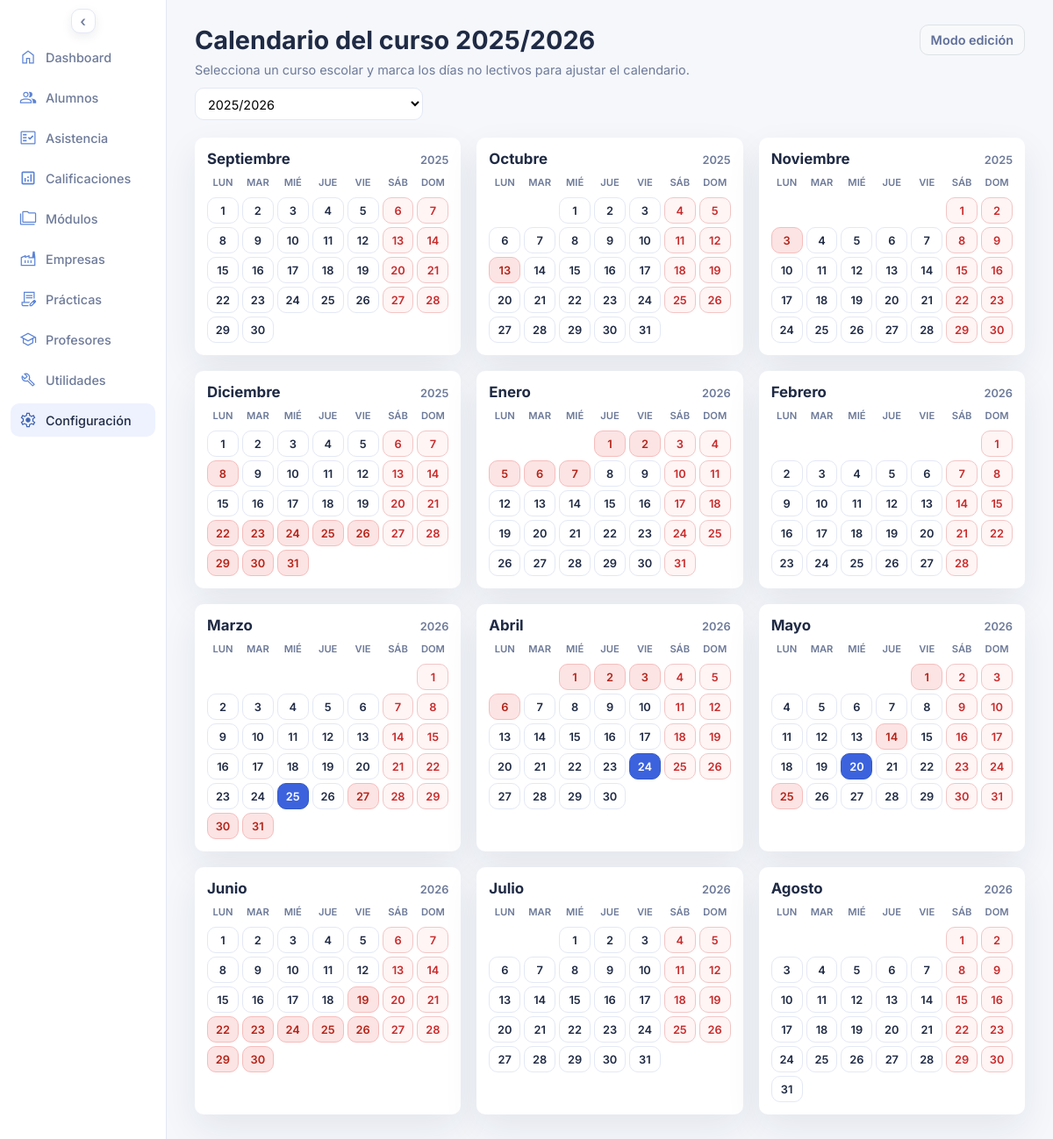
Page /calendario.php on the committed database.
### tables this page shows
CREATE TABLE `cursos_escolares` (
  `id_curso_escolar` int(10) UNSIGNED NOT NULL,
  `curso_escolar` varchar(60) NOT NULL,
  `activo` tinyint(1) NOT NULL DEFAULT 0
);

CREATE TABLE `meses` (
  `id_mes` int(10) UNSIGNED NOT NULL,
  `mes` varchar(60) NOT NULL,
  `orden` tinyint(1) NOT NULL DEFAULT 0
);

### calendario.php (the view, shortened to what this page needs)
<?php
$pdo = db();
$courses = $pdo->query('SELECT id_curso_escolar, curso_escolar, activo FROM cursos_escolares ORDER BY activo DESC, curso_escolar DESC')->fetchAll();
$active_course = $courses[0] ?? null;
$selected_course_id = isset($_GET['curso_id']) ? (int) $_GET['curso_id'] : 0;
$selected_course = null;
if (!$selected_course) {
  $selected_course = $active_course;
  $selected_course_id = $selected_course['id_curso_escolar'] ?? 0;
}
$course_label = $selected_course['curso_escolar'] ?? 'Curso activo';
$years = array_map('intval', explode('/', $course_label));
$start_year = $years[0] ?? (int) date('Y');
$end_year = $years[1] ?? ($start_year + 1);
$months = $pdo->query('SELECT id_mes, mes FROM meses ORDER BY orden')->fetchAll();
$no_lectivos = $pdo->query('SELECT fecha FROM no_lectivos')->fetchAll(PDO::FETCH_COLUMN);
$no_lectivos_lookup = array_fill_keys($no_lectivos, true);
$tutorias = $pdo->query('SELECT fecha FROM tutorias')->fetchAll(PDO::FETCH_COLUMN);
$tutorias_lookup = array_fill_keys($tutorias, true);
function course_year_for_month(int $month_number, int $start_year, int $end_year): int {
  return $month_number >= 9 ? $start_year : $end_year;
}
?>
<!DOCTYPE html>
<html lang="es">
<head>
  <link rel="stylesheet" href="assets/styles.css">
</head>
<body>
  <div class="page">
    <?php require __DIR__ . '/includes/sidebar.php'; ?>
    <main class="content">
      <header class="header">
        <div>
          <h1>Calendario del curso <?php echo htmlspecialchars($course_label, ENT_QUOTES, 'UTF-8'); ?></h1>
          <p class="subheading">Selecciona un curso escolar y marca los días no lectivos para ajustar el calendario.</p>
          <form method="get" class="calendar-select-form">
            <label class="calendar-select">
              <select name="curso_id" onchange="this.form.submit()">
                <?php foreach ($courses as $course): ?>
                  <option value="<?php echo (int) $course['id_curso_escolar']; ?>" <?php echo $course['id_curso_escolar'] === $selected_course_id ? 'selected' : ''; ?>>
                    <?php echo htmlspecialchars($course['curso_escolar'], ENT_QUOTES, 'UTF-8'); ?>
                  </option>
                <?php endforeach; ?>
              </select>
            </label>
          </form>
        </div>
        <div class="header-actions">
          <button class="edit-toggle" type="button" id="editToggle">Modo edición</button>
        </div>
      </header>
      <section class="calendar-grid">
        <?php foreach ($months as $month): ?>
          <?php
            $month_number = (int) $month['id_mes'];
            $month_year = course_year_for_month($month_number, $start_year, $end_year);
            $first_day = new DateTime(sprintf('%04d-%02d-01', $month_year, $month_number));
            $days_in_month = (int) $first_day->format('t');
            $weekday_start = (int) $first_day->format('N');
          ?>
          <article class="calendar-month">
            <header class="calendar-month-title">
              <h3><?php echo htmlspecialchars($month['mes'], ENT_QUOTES, 'UTF-8'); ?></h3>
              <span><?php echo $month_year; ?></span>
            </header>
            <div class="calendar-weekdays">
              <span>Lun</span>
              <span>Mar</span>
              <span>Mié</span>
              <span>Jue</span>
              <span>Vie</span>
              <span>Sáb</span>
              <span>Dom</span>
            </div>
            <div class="calendar-days">
              <?php for ($i = 1; $i < $weekday_start; $i++): ?>
                <div class="calendar-day is-empty"></div>
              <?php endfor; ?>
              <?php for ($day = 1; $day <= $days_in_month; $day++): ?>
                <?php
                  $date_value = sprintf('%04d-%02d-%02d', $month_year, $month_number, $day);
                  $day_of_week = (int) (new DateTime($date_value))->format('N');
                  $is_weekend = $day_of_week >= 6;
                  $is_no_lectivo = isset($no_lectivos_lookup[$date_value]);
                  $is_tutoria = isset($tutorias_lookup[$date_value]);
                  $classes = ['calendar-day'];
                  if ($is_weekend) {
                    $classes[] = 'is-weekend';
                  }
                  if ($is_no_lectivo && !$is_tutoria) {
                    $classes[] = 'is-nonlectivo';
                  }
                  if ($is_tutoria) {
                    $classes[] = 'is-tutoria';
                  }
                ?>
                <button
                  class="<?php echo implode(' ', $classes); ?>"
                  type="button"
                  data-date="<?php echo $date_value; ?>"
                  data-nonlectivo="<?php echo $is_no_lectivo ? '1' : '0'; ?>"
                  data-tutoria="<?php echo $is_tutoria ? '1' : '0'; ?>"
                  aria-label="<?php echo $date_value; ?>"
                >
                  <?php echo $day; ?>
                </button>
              <?php endfor; ?>
            </div>
          </article>
        <?php endforeach; ?>
      </section>
    </main>
  </div>
</body>
</html>

### assets/styles.css (style rules this page uses)
* { box-sizing: border-box; margin: 0; padding: 0; font-family: "Inter", system-ui, sans-serif; }
body { background: var(--bg); color: var(--text); font-size: 0.9rem; }
.page { display: grid; grid-template-columns: 190px 1fr; min-height: 100vh; transition: grid-template-columns 0.2s ease; }
.content { padding: 28px 32px; display: flex; flex-direction: column; gap: 20px; }
.header { display: flex; justify-content: space-between; gap: 16px; align-items: flex-start; }
.subheading { color: var(--muted); margin-top: 8px; max-width: 640px; white-space: nowrap; }
.header-actions { display: flex; gap: 12px; }
.calendar-select-form { margin-top: 12px; max-width: 260px; }
.primary-button, .ghost-button, .edit-toggle { border-radius: 10px; padding: 8px 12px; font-weight: 600; font-size: 0.9rem; cursor: pointer; transition: background-color 0.2s ease, border-color 0.2s ease, color 0.2s ease; box-shadow: none; }
.edit-toggle { border: 1px solid #dee2e6; background: #f8f9fa; color: #5f6f99; }
.calendar-grid { display: grid; grid-template-columns: repeat(auto-fit, minmax(220px, 1fr)); gap: 14px; }
.calendar-select { display: flex; flex-direction: column; gap: 4px; font-weight: 600; color: var(--text); width: 100%; }
.calendar-select select { border: 1px solid var(--border); border-radius: 10px; padding: 8px 10px; font-size: 0.9rem; background: #fff; min-width: 0; width: 100%; }
.calendar-grid { display: grid; grid-template-columns: repeat(auto-fit, minmax(260px, 1fr)); gap: 18px; }
.calendar-month { background: var(--card); border-radius: 10px; padding: 14px; box-shadow: var(--shadow); display: flex; flex-direction: column; gap: 10px; }
.calendar-month-title { display: flex; justify-content: space-between; align-items: baseline; font-weight: 600; }
.calendar-month-title span { color: var(--muted); font-size: 0.8rem; }
.calendar-weekdays { display: grid; grid-template-columns: repeat(7, 1fr); gap: 4px; font-size: 0.7rem; text-transform: uppercase; color: var(--muted); font-weight: 600; text-align: center; }
.calendar-days { display: grid; grid-template-columns: repeat(7, 1fr); gap: 4px; }
.calendar-day { border: 1px solid var(--border); border-radius: 10px; min-height: 30px; background: #fff; font-weight: 600; font-size: 0.8rem; color: var(--text); cursor: pointer; transition: background 0.2s ease, transform 0.2s ease, border-color 0.2s ease; }
.calendar-day.is-empty { border: none; background: transparent; cursor: default; }
.calendar-day.is-weekend { color: #c92a2a; border-color: #f3c5c5; background: #fff5f5; }
.calendar-day.is-nonlectivo { background: #fce4e4; color: #b42318; border-color: #f6bcbc; }
.calendar-day.is-tutoria { background: #3c63dd; color: #fff; border-color: #3559c7; }

### rows in the picture
cursos_escolares: curso_escolar "2025/2026"
meses: mes "Septiembre", id_mes.curso_escolar "2025"
meses: mes "Octubre", id_mes.curso_escolar "2025"
meses: mes "Noviembre", id_mes.curso_escolar "2025"
meses: mes "Diciembre", id_mes.curso_escolar "2025"
meses: mes "Enero", id_mes.curso_escolar "2026"
meses: mes "Febrero", id_mes.curso_escolar "2026"
meses: mes "Marzo", id_mes.curso_escolar "2026"
meses: mes "Abril", id_mes.curso_escolar "2026"
meses: mes "Mayo", id_mes.curso_escolar "2026"
meses: mes "Junio", id_mes.curso_escolar "2026"
meses: mes "Julio", id_mes.curso_escolar "2026"
meses: mes "Agosto", id_mes.curso_escolar "2026"

### other values in the picture
$item['label'] "Dashboard"
$item['label'] "Alumnos"
$item['label'] "Asistencia"
$item['label'] "Calificaciones"
$item['label'] "Módulos"
$item['label'] "Empresas"
$item['label'] "Prácticas"
$item['label'] "Profesores"
$item['label'] "Utilidades"
$item['label'] "Configuración"
form field curso_id "2025/2026"
